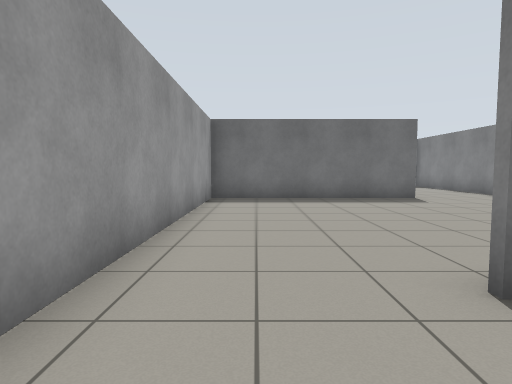
[1] (above)

19 first-person views from a walk through a robot-simulator world made for Gazebo. The camera is 0.94 m above the floor, tilts 4° down and sees 75° across. The floor is counted in squares, 1 m on a side. Each view is taken from the middle of a square. On the plan, view 1 faces up. The plan holds only what a view shows up to about 12 squares ahead; the rest is blank.

[2]
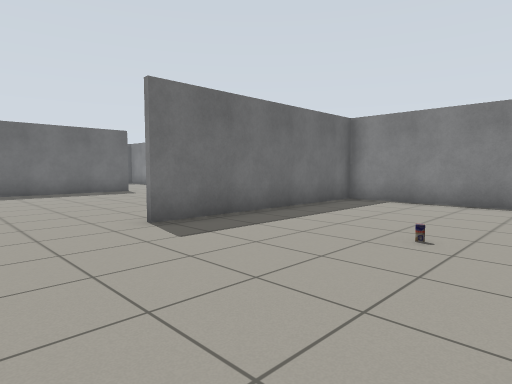

[3]
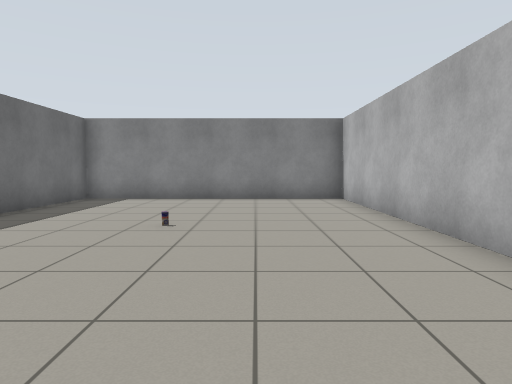

[4]
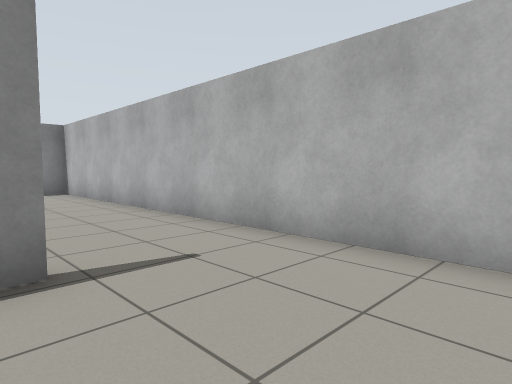

[5]
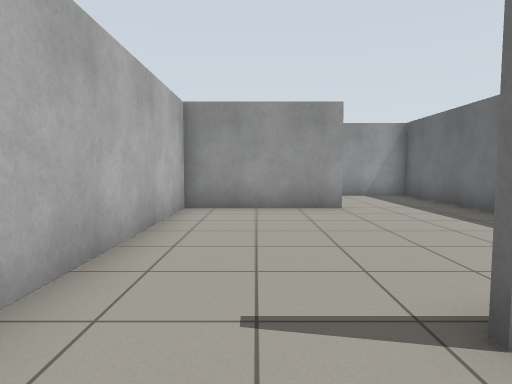

[6]
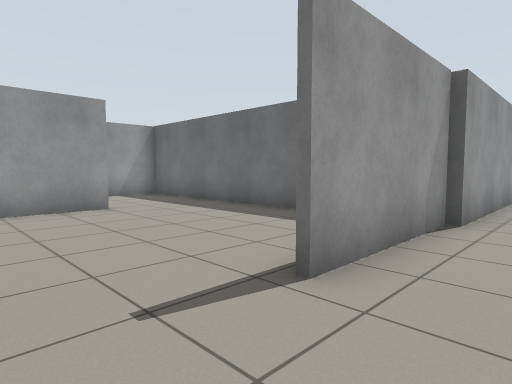

[7]
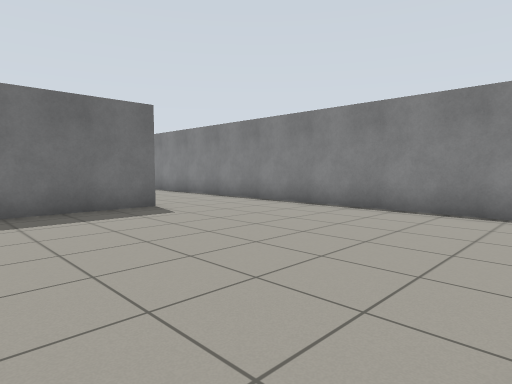

[8]
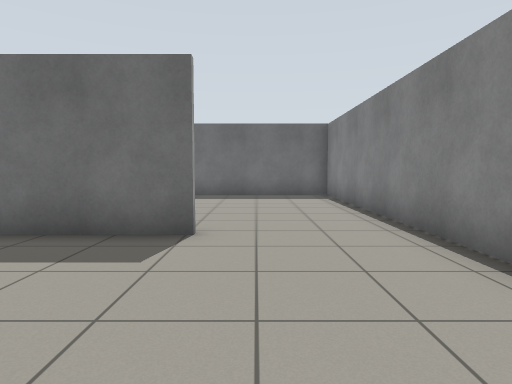

[9]
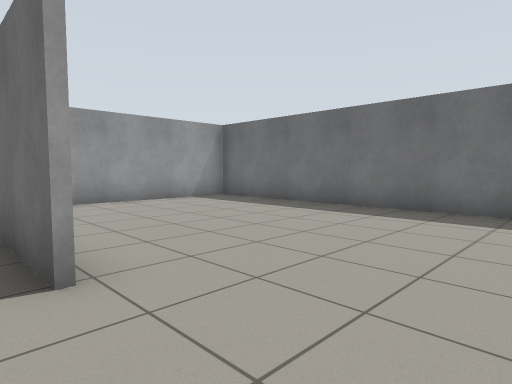

[10]
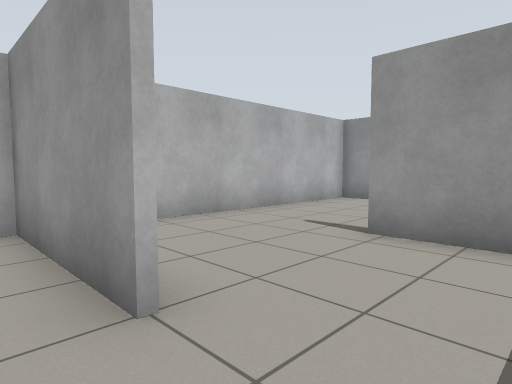

[11]
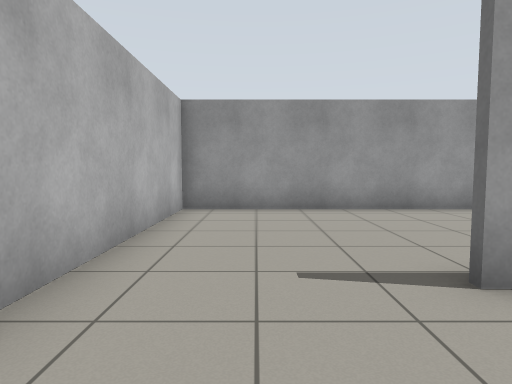

[12]
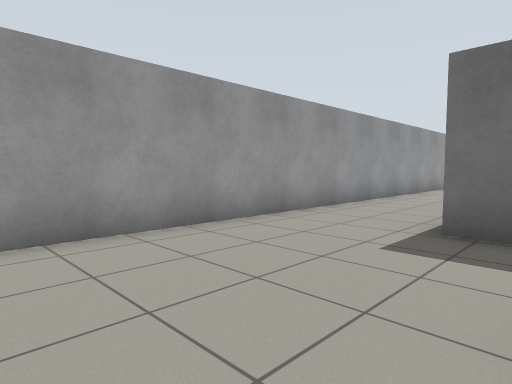

[13]
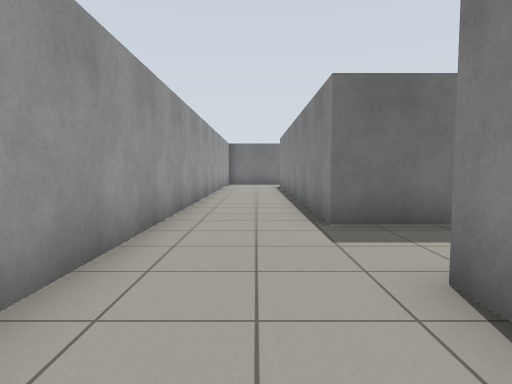

[14]
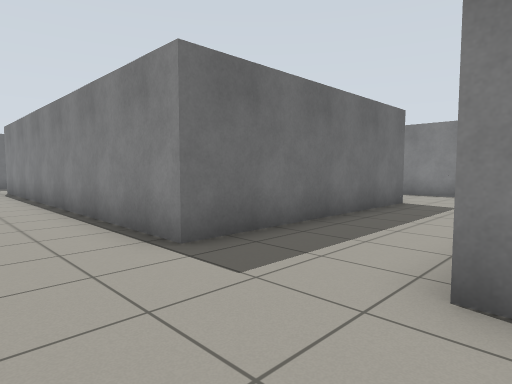

[15]
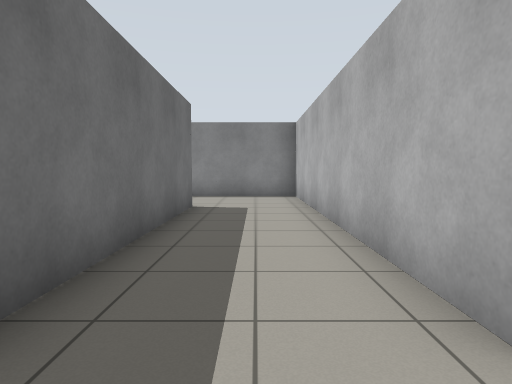

[16]
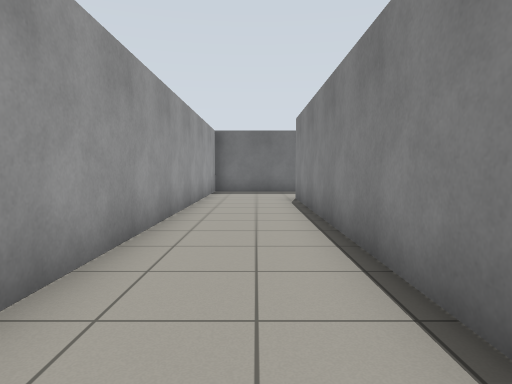

[17]
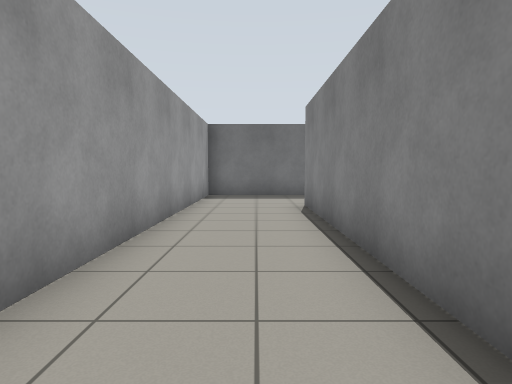

[18]
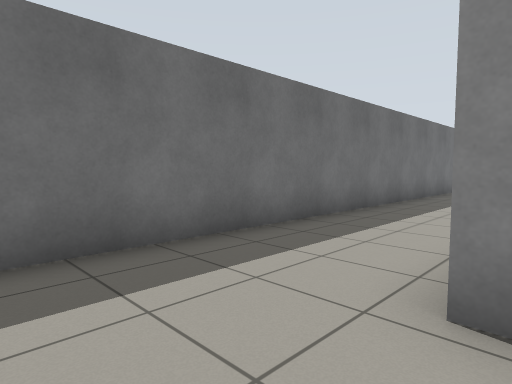

[19]
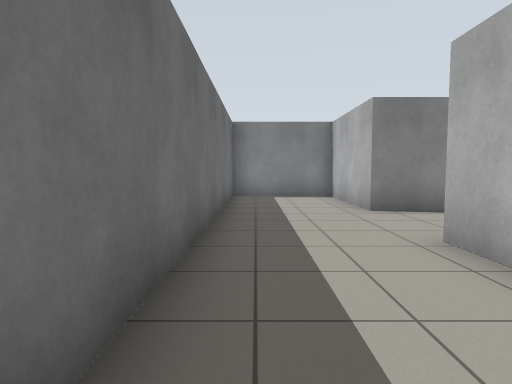

### Floor plan
Points are (right, up) in squares from view 1. A wall is a line through its corners. A room is listed if a view was taken in it or the views show most of it. See-through windows are left out.
Room 1 (views 1, 2, 3, 4, 5, 6, 7, 8, 9, 10)
walls: (-1.6, 1.1) (-1.6, -2.8); (5.1, 10.7) (-1.4, 10.7) (-1.4, 1.1); (8.5, 3.9) (8.5, 17.7) (-1.4, 17.7) (-1.4, 12.6); (-4.7, 1.2) (-7.6, 1.2); (-7.9, -1.9) (-7.9, -5.7) (8.5, -5.7) (8.5, 2.3) (1.7, 2.3)
ways out: opening at (-8, -0.5) to room 2
objects: drink can (3, -2)
Room 2 (views 11, 12, 13, 14, 15, 16, 17, 18, 19)
walls: (-6.6, 7.6) (-13.7, 7.6) (-13.7, 19.6); (-13.4, 3.9) (-13.4, 4.6) (-3.6, 4.6) (-3.6, 8.7); (-7.6, 1.2) (-11.5, 1.2) (-11.5, -2.3); (-12.6, 1.2) (-13.5, 1.2); (-3.6, 17.7) (-3.6, 19.6) (0.3, 19.6) (0.3, 22.8) (-16.7, 22.8) (-16.7, -5.7) (-10, -5.7); (-8, 19.6) (-6.6, 19.6)
ways out: opening at (-8, -0.5) to room 1

Positions as (right, up) in squares from view 1, and headings:
1: (0, 0), facing up
2: (-1, -3), facing up-right
3: (-2, -3), facing right
4: (-5, -2), facing down-right
5: (0, -4), facing left
6: (0, -5), facing up-left
7: (1, 3), facing up-right
8: (6, 6), facing up
9: (8, 10), facing up-left
10: (-7, 0), facing down-left
11: (-9, -4), facing left
12: (-12, -4), facing up-left
13: (-15, 2), facing up
14: (-16, 4), facing up-right
15: (-15, 6), facing right
16: (-15, 9), facing up
17: (-15, 11), facing up
18: (-16, 19), facing up-right
19: (-11, 22), facing right
